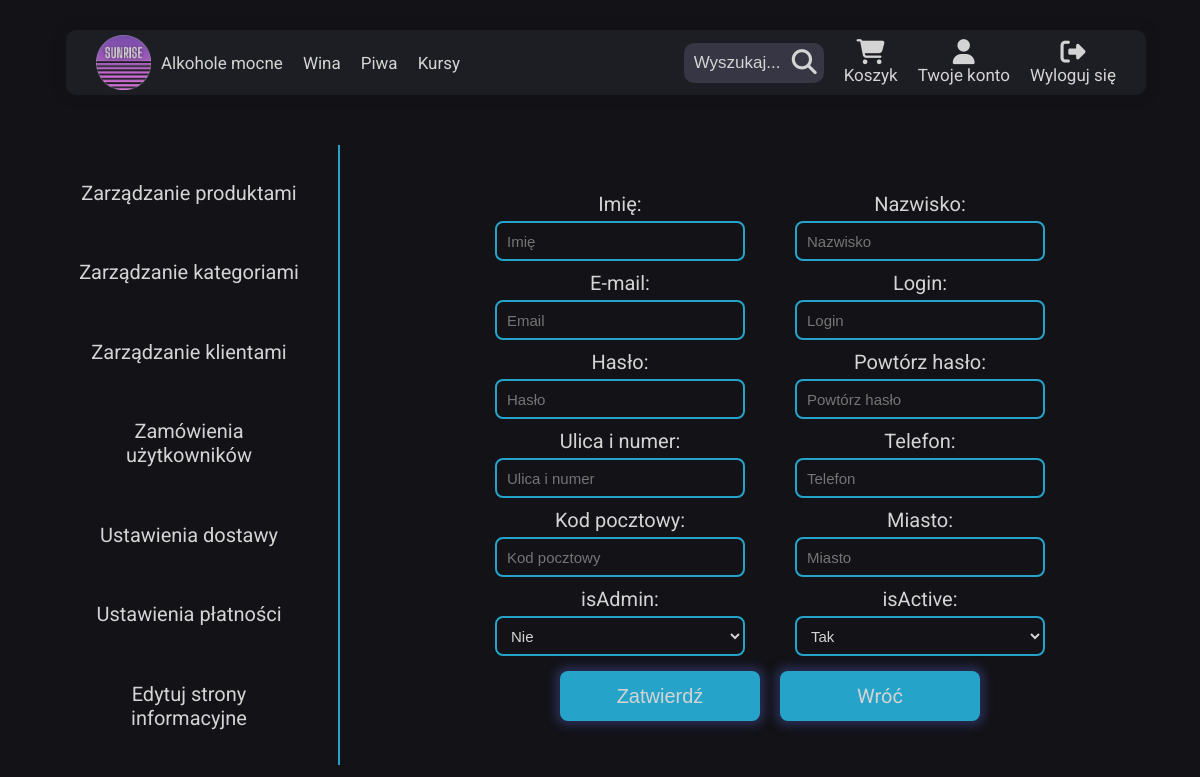
Page /html/admin_panel/edit_customer.php?item=dsadsa (signed in) on the earlier database version.
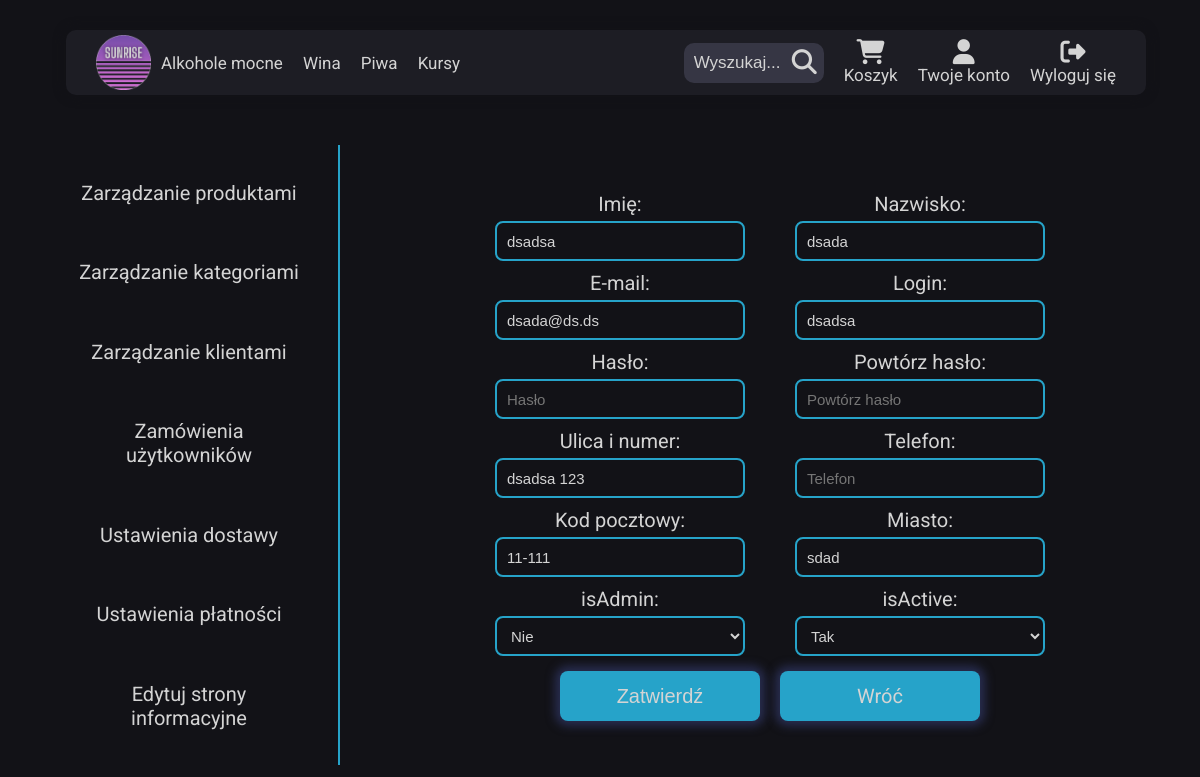
Same page on the later database version.
### tables this page shows
CREATE TABLE `user` (
  `id` int(11) NOT NULL,
  `mail` varchar(100) NOT NULL,
  `login` varchar(20) NOT NULL,
  `pass` varchar(255) NOT NULL,
  `firstname` varchar(50) NOT NULL,
  `lastname` varchar(50) NOT NULL,
  `address_id` int(11) NOT NULL,
  `telephone` varchar(9) NOT NULL,
  `isAdmin` tinyint(1) NOT NULL,
  `isActive` tinyint(1) NOT NULL,
  `activationHash` varchar(255) NOT NULL,
  `create_date` datetime NOT NULL,
  `mod_date` datetime NOT NULL
);

CREATE TABLE `address` (
  `id` int(11) NOT NULL,
  `city` varchar(50) NOT NULL,
  `postal` varchar(10) NOT NULL,
  `address` varchar(75) NOT NULL,
  `create_date` datetime NOT NULL,
  `mod_date` datetime NOT NULL
);

### html/admin_panel/edit_customer.php (the view, shortened to what the changed rows need)
<?php
require_once('../../php/dblogin.php');
$login = $_GET['item'];
$sql = 'select mail, login, pass, firstname, lastname, address_id, telephone, isAdmin, isActive from user where login like ?';
$user_info = $pdo->prepare($sql);
$user_info->execute([$login]);
$user_info = $user_info->fetch();
$sql = 'select city, postal, address from address where id = ?';
$address_info = $pdo->prepare($sql);
$address_info->execute([$user_info['address_id']]);
$address_info = $address_info->fetch();
?>
<!DOCTYPE html>
<html lang="pl">
<head>
    <link rel="stylesheet" href="../../css/main.css" />
</head>
<body>
    <main class="user admin">
        <section class="user__section admin__section">
            <div class="admin__contentContainer admin__editContainer">
                <form action="../../php/admin_panel/edit_customer.php?oldLogin=<?= $login ?>&address=<?= $user_info['address_id'] ?>" method="post" id="create-product-form">
                    <div class="admin__formContainer">
                        <label for="name">Imię:</label>
                        <input type="text" name="firstname" id="firstname" class="admin__contentContainer--input" placeholder="Imię" value="<?= $user_info['firstname'] ?>">
                    </div>
                    <div class="admin__formContainer">
                        <label for="name">Nazwisko:</label>
                        <input type="text" name="lastname" id="lastname" class="admin__contentContainer--input" placeholder="Nazwisko" value="<?= $user_info['lastname'] ?>">
                    </div>
                    <div class="admin__formContainer">
                        <label for="name">E-mail:</label>
                        <input type="email" name="email" id="email" class="admin__contentContainer--input" placeholder="Email" value="<?= $user_info['mail'] ?>">
                    </div>
                    <div class="admin__formContainer">
                        <label for="name">Login:</label>
                        <input type="text" name="login" id="login" class="admin__contentContainer--input" placeholder="Login" value="<?= $user_info['login'] ?>">
                    </div>
                    <div class="admin__formContainer">
                        <label for="name">Ulica i numer:</label>
                        <input type="text" name="address" id="address" class="admin__contentContainer--input" placeholder="Ulica i numer" value="<?= $address_info['address'] ?>">
                    </div>
                    <div class="admin__formContainer">
                        <label for="name">Kod pocztowy:</label>
                        <input type="text" name="postcode" id="postcode" class="admin__contentContainer--input" placeholder="Kod pocztowy" value="<?= $address_info['postal'] ?>">
                    </div>
                    <div class="admin__formContainer">
                        <label for="name">Miasto:</label>
                        <input type="text" name="city" id="city" class="admin__contentContainer--input" placeholder="Miasto" value="<?= $address_info['city'] ?>">
                    </div>
                </form>
            </div>
        </section>
    </main>
</body>
</html>

Differences in the rows shown:
added user: firstname "dsadsa", lastname "dsada", email "dsada@ds.ds", login "dsadsa"
added address: address "dsadsa 123", postcode "11-111", city "sdad"
